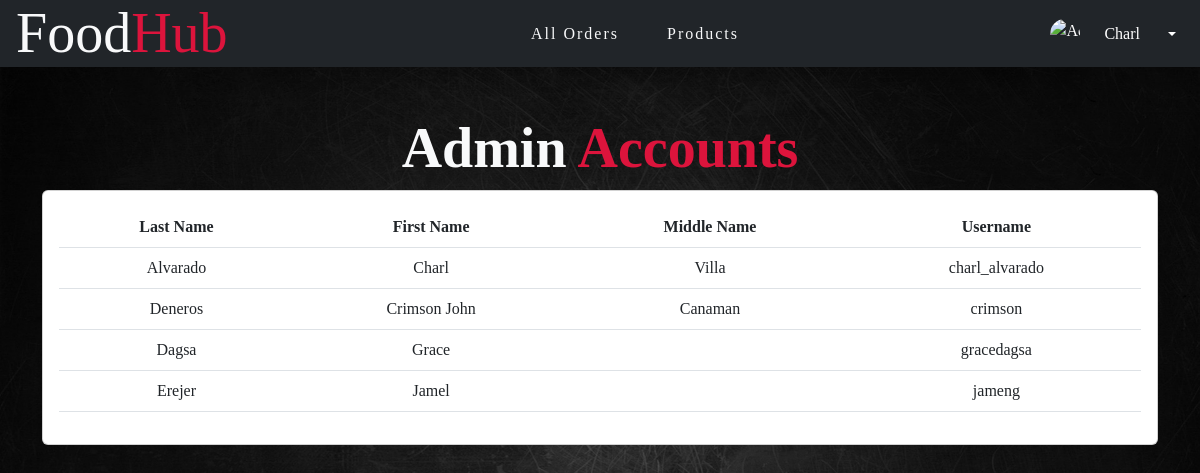
The page /admin.php (signed in) on the database its author committed.
### tables this page shows
CREATE TABLE `admin_account_tbl` (
  `id` int(11) NOT NULL,
  `admin_lname` varchar(150) NOT NULL,
  `admin_fname` varchar(150) NOT NULL,
  `admin_mname` varchar(150) DEFAULT NULL,
  `admin_username` varchar(250) NOT NULL,
  `admin_password` varchar(250) NOT NULL,
  `date_added` varchar(30) NOT NULL,
  `time_added` varchar(30) NOT NULL,
  `last_updated` varchar(30) NOT NULL,
  `last_time_updated` varchar(30) NOT NULL
);

### admin.php (the view, shortened to what this page needs)
<?php
include('include/header.php');
include('include/extensions.php');
include('include/connectionDB.php');
    if (empty($_SESSION['status']) && empty($_SESSION['admin_fname'])) {
        header("location: login.php");
    } else {
        ?>
<link rel="stylesheet" href="stylesheets/admin_Style.css">
<body>
    <div class="container-fluid px-0" style="width:100%">
            <nav class="navbar navbar-expand-sm navbar-dark bg-dark px-3 py-0">
            <div class="nav-brand h1 display-4 m-0 text-light">Food<span>Hub</span></div>
            <div class="collapse navbar-collapse justify-content-center" id="navbarSupportedContent">
                        <div class="nav-item">
                            <a class="nav-link text-light mx-4 link-danger" href="all_orders.php">All Orders</a>
                        </div>
                        <div class="nav-item">
                            <a class="nav-link text-light mx-4 link-danger" href="products.php">Products</a>
                        </div>
            </div>
                    <div class="dropdown p-2">
                        <div class="d-flex align-items-center text-white text-decoration-none dropdown-toggle" id="dropdownUser1" data-bs-toggle="dropdown" aria-expanded="false">
                            <img src="https://i.pinimg.com/474x/76/4d/59/764d59d32f61f0f91dec8c442ab052c5.jpg"
                            alt="Admin"
                            width=30 height=30 class="rounded-circle">
                            <div class="cur mx-4">
                                <?php
                                echo $_SESSION['admin_fname'];
                                ?>
                            </div>
                        </div>
                    </div>
            </nav>
        <div class="container mt-5">
            <h1 class="text-center text-light display-4" style="font-weight: 600; cursor: default;">Admin <span>Accounts</span></h1>
            <div class="card card-body">
                <table class="table table-hover">
                    <thead>
                        <tr>
                            <th class="text-center">Last Name</th>
                            <th class="text-center">First Name</th>
                            <th class="text-center">Middle Name</th>
                            <th class="text-center">Username</th>
                        </tr>
                    </thead>
                    <tbody>
                    <?php
                    $query = "SELECT * FROM admin_account_tbl ORDER BY id";
                    $statementQ = $connect -> prepare($query);
                    $statementQ -> execute();
                    $result = $statementQ -> get_result();
                    if ($result -> num_rows > 0) {
                        while ($rows = $result -> fetch_assoc()) {
                        ?>
                        <tr>
                            <td class="text-center"><?php echo $rows['admin_lname']; ?></td>
                            <td class="text-center"><?php echo $rows['admin_fname']; ?></td>
                            <td class="text-center"><?php echo $rows['admin_mname']; ?></td>
                            <td class="text-center"><?php echo $rows['admin_username']; ?></td>
                        </tr>
                        <?php
                        }
                    }
                    ?>
                    </tbody>
                </table>
            </div>
        </div>
    </div>
</body>
</html>
        <?php
    }
?>

### stylesheets/admin_Style.css (style rules this page uses)
* { padding: 0%; margin: 0%; font-family: Rockwell; }
body { height: 100vh; background-image: url('../assets/bg-images/piz.jpg'); background-position: center; background-size: cover; }
.nav-brand { cursor: default; }
span { color: crimson; }
div.dropdown { cursor: pointer; }
div.nav-item { letter-spacing: 2px; }

### rows shown on the page
admin_account_tbl: admin_lname "Alvarado", admin_fname "Charl", admin_mname "Villa", admin_username "charl_alvarado"
admin_account_tbl: admin_lname "Deneros", admin_fname "Crimson John", admin_mname "Canaman", admin_username "crimson"
admin_account_tbl: admin_lname "Dagsa", admin_fname "Grace", admin_username "gracedagsa"
admin_account_tbl: admin_lname "Erejer", admin_fname "Jamel", admin_username "jameng"

### other values the page prints
$_SESSION['admin_fname'] "Charl"
